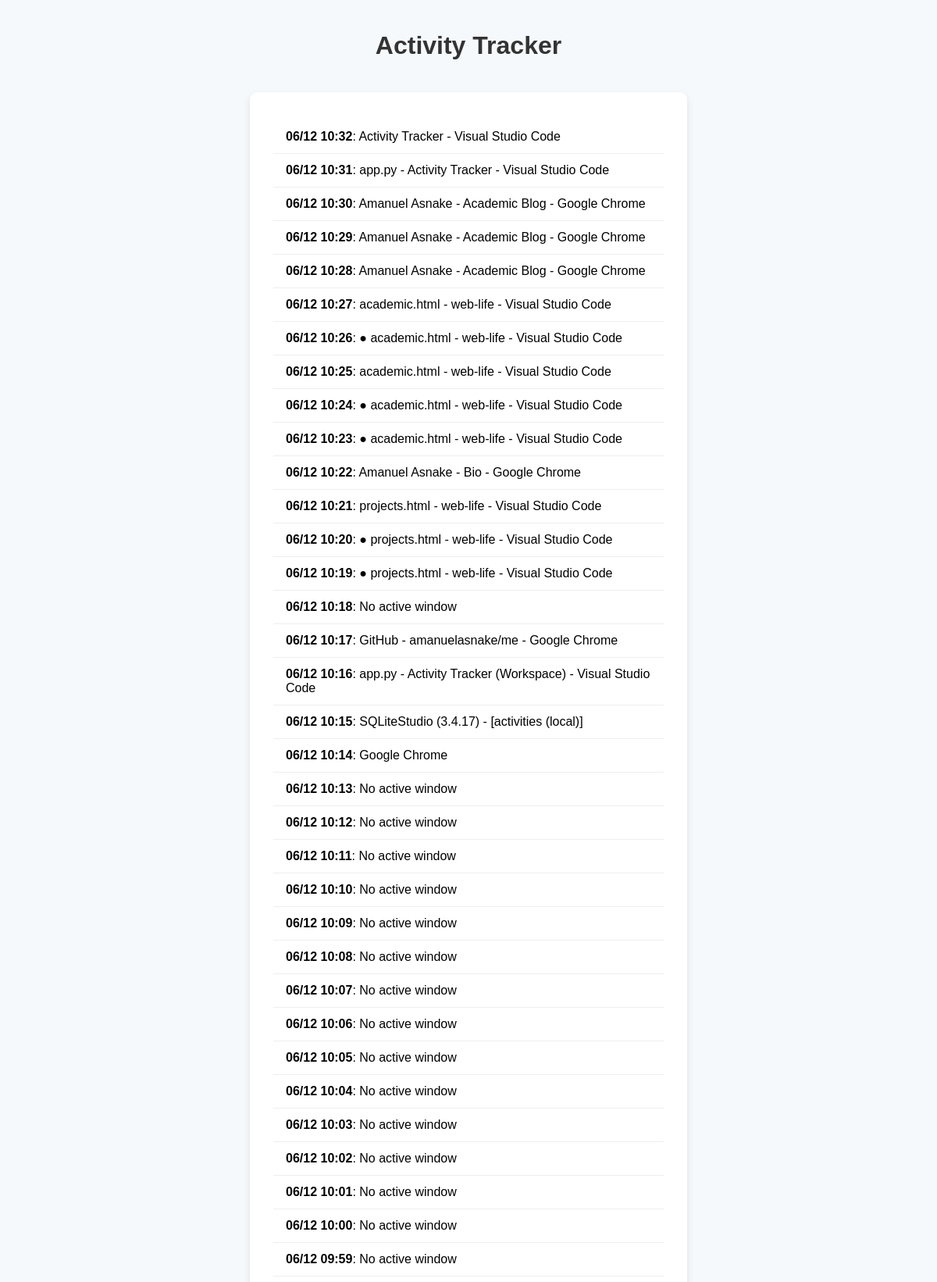
The page / (upper part) on the database its author committed.
### tables this page shows
CREATE TABLE activities (id INTEGER PRIMARY KEY ASC AUTOINCREMENT, activity TEXT, time TEXT);

### scripts/app.py (the view)
@app.route('/')
def index():
    activities = dbActivities()
    return render_template('main.html', activities = activities)

### scripts/funcs.py (called while the page is built)
def dbActivities():
    import sqlite3
    conn = sqlite3.connect('/home/amanuel/AmanuelPersonal/project_ideas/Activity Tracker/database/local.db')
    cursor = conn.cursor()
    cursor.execute("SELECT time, activity FROM activities ORDER BY id DESC LIMIT 720")
    rows = cursor.fetchall()
    conn.close()
    return [{'time': row[0], 'activity': row[1]} for row in rows]

### templates/main.html (shortened to what this page needs)
<!DOCTYPE html>
<html lang="en">
<head>
</head>
<body>
    <h1>Activity Tracker</h1>
    <div class="list-container">
    {% if activities %}
        <ul>
        {% for item in activities %}
            <li><strong>{{ item.time }}</strong>: {{ item.activity }}</li>
        {% endfor %}
        </ul>
    {% else %}
        <p>No activities found.</p>
    {% endif %}
    </div>
</body>
</html>

### templates/main.html (style rules this page uses)
body { font-family: Arial, sans-serif; background-color: #f6f9fc; margin: 0; padding: 0; display: flex; flex-direction: column; align-items: center; }
h1 { margin-top: 40px; color: #333; }
.list-container { background-color: white; padding: 20px 30px; border-radius: 10px; box-shadow: 0 4px 10px rgba(0, 0, 0, 0.1); margin-top: 20px; width: 90%; max-width: 500px; }
ul { list-style-type: none; padding: 0; }
li { padding: 12px 16px; border-bottom: 1px solid #eee; transition: background-color 0.2s; }

### rows shown on the page
activities: time "06/12 10:32", activity "Activity Tracker - Visual Studio Code"
activities: time "06/12 10:31", activity "app.py - Activity Tracker - Visual Studio Code"
activities: time "06/12 10:30", activity "Amanuel Asnake - Academic Blog - Google Chrome"
activities: time "06/12 10:29", activity "Amanuel Asnake - Academic Blog - Google Chrome"
activities: time "06/12 10:28", activity "Amanuel Asnake - Academic Blog - Google Chrome"
activities: time "06/12 10:27", activity "academic.html - web-life - Visual Studio Code"
activities: time "06/12 10:26", activity "● academic.html - web-life - Visual Studio Code"
activities: time "06/12 10:25", activity "academic.html - web-life - Visual Studio Code"
activities: time "06/12 10:24", activity "● academic.html - web-life - Visual Studio Code"
activities: time "06/12 10:23", activity "● academic.html - web-life - Visual Studio Code"
activities: time "06/12 10:22", activity "Amanuel Asnake - Bio - Google Chrome"
activities: time "06/12 10:21", activity "projects.html - web-life - Visual Studio Code"
activities: time "06/12 10:20", activity "● projects.html - web-life - Visual Studio Code"
activities: time "06/12 10:19", activity "● projects.html - web-life - Visual Studio Code"
activities: time "06/12 10:18", activity "No active window"
activities: time "06/12 10:17", activity "GitHub - amanuelasnake/me - Google Chrome"
activities: time "06/12 10:16", activity "app.py - Activity Tracker (Workspace) - Visual Studio Code"
activities: time "06/12 10:15", activity "SQLiteStudio (3.4.17) - [activities (local)]"
activities: time "06/12 10:14", activity "Google Chrome"
activities: time "06/12 10:13", activity "No active window"
activities: time "06/12 10:12", activity "No active window"
activities: time "06/12 10:11", activity "No active window"
activities: time "06/12 10:10", activity "No active window"
activities: time "06/12 10:09", activity "No active window"
activities: time "06/12 10:08", activity "No active window"
activities: time "06/12 10:07", activity "No active window"
activities: time "06/12 10:06", activity "No active window"
activities: time "06/12 10:05", activity "No active window"
activities: time "06/12 10:04", activity "No active window"
activities: time "06/12 10:03", activity "No active window"
activities: time "06/12 10:02", activity "No active window"
activities: time "06/12 10:01", activity "No active window"
activities: time "06/12 10:00", activity "No active window"
activities: time "06/12 09:59", activity "No active window"
